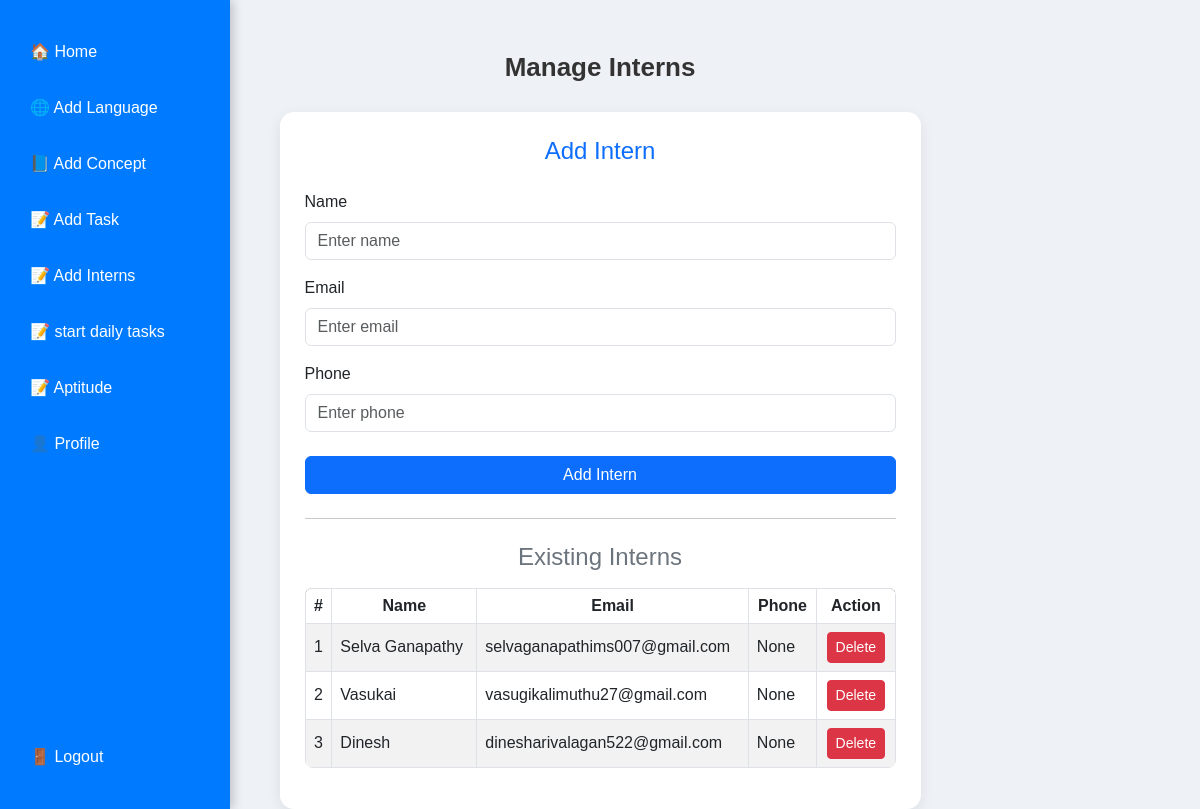
/add-intern/ (signed in), run on an earlier commit of the app's database.
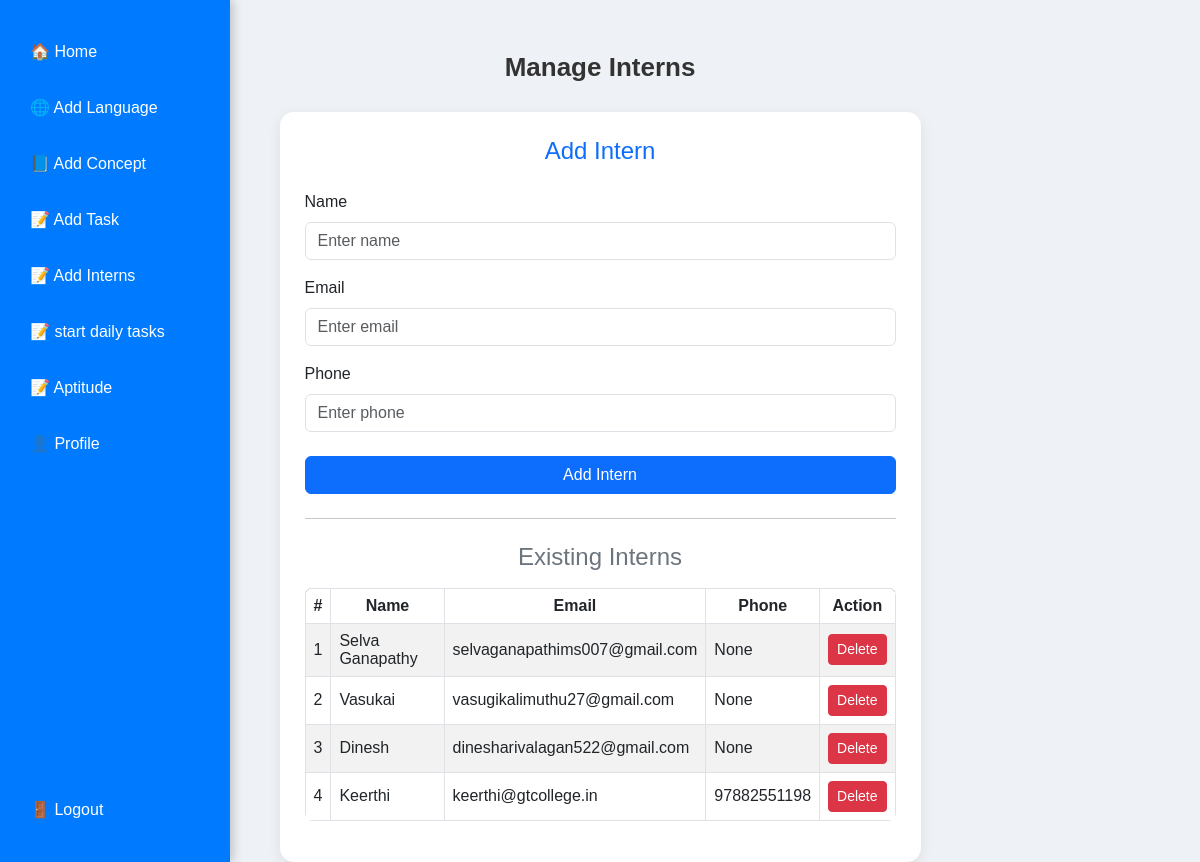
And on a later commit of the database.
### full_stack/models.py (models this page shows, shortened)
class Intern(models.Model):
    name = models.CharField(max_length=100)
    email = models.EmailField()
    phone = models.CharField(max_length=15, blank=True, null=True)
    joined_date = models.DateField(auto_now_add=True)
    mentor = models.ForeignKey(User, on_delete=models.CASCADE, related_name='interns')

### full_stack/views.py (the view)
# urls.py: path('add-intern/', views.add_intern, name='add_intern'),
@login_required
def add_intern(request):
    if request.method == 'POST':
        form = InternForm(request.POST)
        if form.is_valid():
            intern = form.save(commit=False)
            intern.mentor = request.user  # Assign the logged-in user as mentor
            intern.save()
            messages.success(request, "Intern added successfully!")
            return redirect('add_intern')
        else:
            messages.error(request, "Please correct the errors below.")
    else:
        form = InternForm()
    if request.user.is_superuser:
        interns = Intern.objects.all()
    else:
        interns = Intern.objects.filter(mentor=request.user)
    return render(request, 'add_intern.html', {'form': form, 'interns': interns})

### full_stack/forms.py
class InternForm(forms.ModelForm):
    class Meta:
        model = Intern
        fields = ['name', 'email', 'phone']
        widgets = {
            'name': forms.TextInput(attrs={'class': 'form-control', 'placeholder': 'Enter name'}),
            'email': forms.EmailInput(attrs={'class': 'form-control', 'placeholder': 'Enter email'}),
            'phone': forms.TextInput(attrs={'class': 'form-control', 'placeholder': 'Enter phone'}),
        }

### full_stack/templates/add_intern.html (shortened to what this page needs)
{% include 'sidebar.html' %}
<!DOCTYPE html>
<html lang="en">
<head>
  <link href="https://cdn.jsdelivr.net/npm/bootstrap@5.3.0/dist/css/bootstrap.min.css" rel="stylesheet">
</head>
<body>
<div class="container mt-5">
  <div class="page-title text-center">Manage Interns</div>
  <div class="row justify-content-center">
    <div class="col-lg-7 col-md-10">
      <div class="card-custom">
        <h4 class="text-primary mb-3 text-center">Add Intern</h4>
        <form method="POST">
          <label class="form-label mt-2">Name</label>
          {{ form.name }}
          <label class="form-label mt-3">Email</label>
          {{ form.email }}
          <label class="form-label mt-3">Phone</label>
          {{ form.phone }}
          <button type="submit" class="btn btn-primary w-100 mt-4">
            Add Intern
          </button>
        </form>
        <hr class="my-4">
        <h4 class="text-secondary mb-3 text-center">Existing Interns</h4>
        <div class="table-responsive">
          {% if interns %}
            <table class="table table-bordered table-striped align-middle">
              <thead class="text-center">
                <tr>
                  <th>#</th>
                  <th>Name</th>
                  <th>Email</th>
                  <th>Phone</th>
                  <th>Action</th>
                </tr>
              </thead>
              <tbody>
                {% for intern in interns %}
                <tr>
                  <td class="text-center">{{ forloop.counter }}</td>
                  <td>{{ intern.name }}</td>
                  <td>{{ intern.email }}</td>
                  <td>{{ intern.phone }}</td>
                  <td class="text-center">
                    <a href="{% url 'delete_intern' intern.id %}"
                       class="btn btn-sm btn-danger"
                       onclick="return confirm('Delete this intern?');">
                        Delete
                    </a>
                  </td>
                </tr>
                {% endfor %}
              </tbody>
            </table>
          {% else %}
            <p class="text-muted text-center">No interns added yet.</p>
          {% endif %}
        </div>
      </div>
    </div>
  </div>
</div>
</body>
</html>

What changed in the data, as far as the page shows it:
added Intern: name "Keerthi", email "keerthi@gtcollege.in", phone "97882551198"
